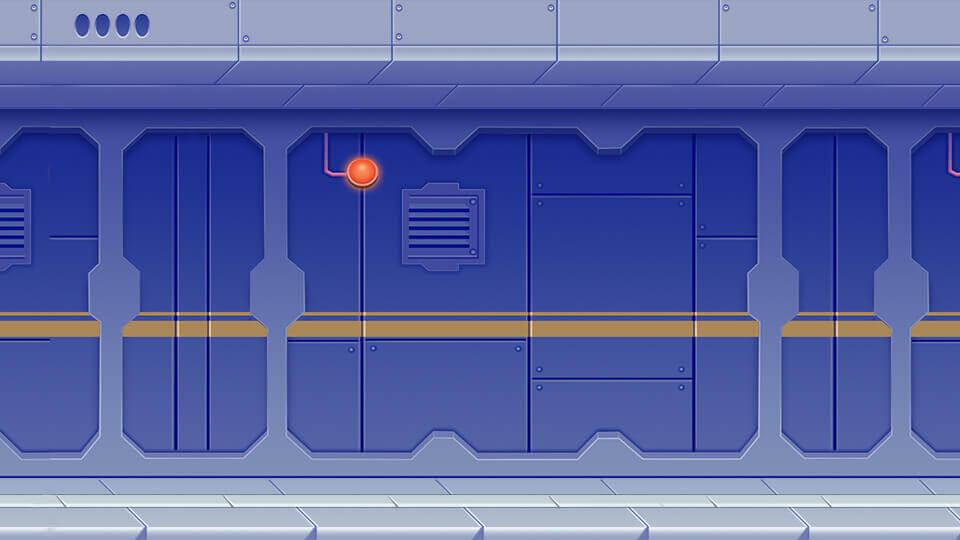

The image is a tile-based game level rendered from a .tmx file. Its description and source (layers, tilesets, objects; grid data summarised) follow:
An orthogonal 1x1 tile map with 960x540 px tiles, 1 tile layer (stage1), 4 tilesets and 47 objects (31x 1, 16x 3).

<map version="1.0" orientation="orthogonal" renderorder="right-down" width="1" height="1" tilewidth="960" tileheight="540">
 <tileset firstgid="1" name="GameBg" tilewidth="960" tileheight="540">
  <image source="Common/GameBg.jpg" width="1060" height="540" />
 </tileset>
 <tileset firstgid="2" name="obscale_1" tilewidth="62" tileheight="80">
  <image source="ui/obscale_1.png" width="62" height="80" />
 </tileset>
 <tileset firstgid="3" name="obscale_2" tilewidth="60" tileheight="62">
  <image source="ui/obscale_2.png" width="60" height="62" />
 </tileset>
 <tileset firstgid="4" name="Common_gold" tilewidth="40" tileheight="40">
  <image source="Common/Common_gold.png" width="40" height="40" />
 </tileset>
 <layer name="stage1" width="1" height="1">
  <data>[1 cells, 1 non-empty, 1 distinct tile ids]</data>
 </layer>
 <objectgroup name="gold">
  <object name="Common_gold.png" type="1" gid="4" x="215" y="210" />
  <object name="Common_gold.png" type="1" gid="4" x="265" y="210" />
  <object name="Common_gold.png" type="1" gid="4" x="190" y="260" />
  <object name="Common_gold.png" type="1" gid="4" x="165" y="310" />
  <object name="Common_gold.png" type="1" gid="4" x="140" y="360" />
  <object name="Common_gold.png" type="1" gid="4" x="115" y="410" />
  <object name="Common_gold.png" type="1" gid="4" x="90" y="460" />
  <object name="Common_gold.png" type="1" gid="4" x="315" y="310" />
  <object name="Common_gold.png" type="1" gid="4" x="290" y="260" />
  <object name="Common_gold.png" type="1" gid="4" x="340" y="360" />
  <object name="Common_gold.png" type="1" gid="4" x="365" y="410" />
  <object name="Common_gold.png" type="1" gid="4" x="390" y="460" />
  <object name="Common_gold.png" type="1" gid="4" x="240" y="160" />
  <object name="Common_gold.png" type="1" gid="4" x="415" y="410" />
  <object name="Common_gold.png" type="1" gid="4" x="440" y="360" />
  <object name="Common_gold.png" type="1" gid="4" x="465" y="310" />
  <object name="Common_gold.png" type="1" gid="4" x="490" y="260" />
  <object name="Common_gold.png" type="1" gid="4" x="515" y="210" />
  <object name="Common_gold.png" type="1" gid="4" x="540" y="160" />
  <object name="Common_gold.png" type="1" gid="4" x="690" y="460" />
  <object name="Common_gold.png" type="1" gid="4" x="640" y="360" />
  <object name="Common_gold.png" type="1" gid="4" x="615" y="310" />
  <object name="Common_gold.png" type="1" gid="4" x="665" y="410" />
  <object name="Common_gold.png" type="1" gid="4" x="565" y="210" />
  <object name="Common_gold.png" type="1" gid="4" x="590" y="260" />
  <object name="Common_gold.png" type="1" gid="4" x="840" y="160" />
  <object name="Common_gold.png" type="1" gid="4" x="790" y="260" />
  <object name="Common_gold.png" type="1" gid="4" x="715" y="410" />
  <object name="Common_gold.png" type="1" gid="4" x="815" y="210" />
  <object name="Common_gold.png" type="1" gid="4" x="740" y="360" />
  <object name="Common_gold.png" type="1" gid="4" x="765" y="310" />
 </objectgroup>
 <objectgroup name="good" />
 <objectgroup name="obstacle">
  <object name="3" gid="3" x="90" y="460" />
  <object name="3" gid="3" x="140" y="360" />
  <object name="3" gid="3" x="190" y="260" />
  <object name="3" gid="3" x="290" y="260" />
  <object name="3" gid="3" x="340" y="360" />
  <object name="3" gid="3" x="390" y="460" />
  <object name="3" gid="3" x="440" y="360" />
  <object name="3" gid="3" x="490" y="260" />
  <object name="3" gid="3" x="524" y="168" />
  <object name="3" gid="3" x="590" y="260" />
  <object name="3" gid="3" x="640" y="360" />
  <object name="3" gid="3" x="690" y="460" />
  <object name="3" gid="3" x="740" y="360" />
  <object name="3" gid="3" x="790" y="260" />
  <object name="3" gid="3" x="840" y="160" />
  <object name="3" gid="3" x="240" y="160" />
 </objectgroup>
</map>